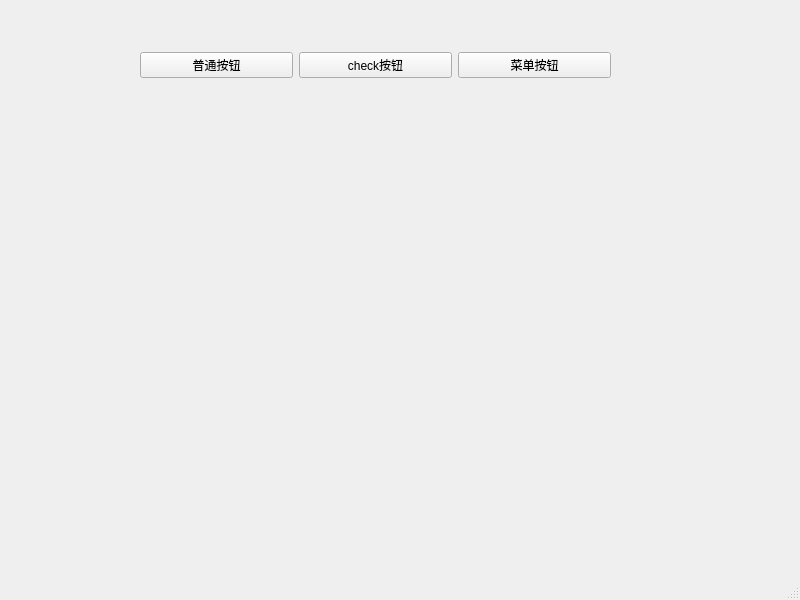
<?xml version="1.0" encoding="UTF-8"?>
<ui version="4.0">
 <class>MainWindow</class>
 <widget class="QMainWindow" name="MainWindow">
  <property name="geometry">
   <rect>
    <x>0</x>
    <y>0</y>
    <width>800</width>
    <height>600</height>
   </rect>
  </property>
  <property name="windowTitle">
   <string>MainWindow</string>
  </property>
  <widget class="QWidget" name="centralwidget">
   <widget class="QWidget" name="horizontalLayoutWidget">
    <property name="geometry">
     <rect>
      <x>140</x>
      <y>40</y>
      <width>471</width>
      <height>51</height>
     </rect>
    </property>
    <layout class="QHBoxLayout" name="horizontalLayout">
     <item>
      <widget class="QPushButton" name="normalBtn">
       <property name="text">
        <string>普通按钮</string>
       </property>
      </widget>
     </item>
     <item>
      <widget class="QPushButton" name="checkBtn">
       <property name="text">
        <string>check按钮</string>
       </property>
      </widget>
     </item>
     <item>
      <widget class="QPushButton" name="menuBtn">
       <property name="text">
        <string>菜单按钮</string>
       </property>
      </widget>
     </item>
    </layout>
   </widget>
  </widget>
  <widget class="QMenuBar" name="menubar">
   <property name="geometry">
    <rect>
     <x>0</x>
     <y>0</y>
     <width>800</width>
     <height>17</height>
    </rect>
   </property>
  </widget>
  <widget class="QStatusBar" name="statusbar"/>
 </widget>
 <resources/>
 <connections/>
</ui>
